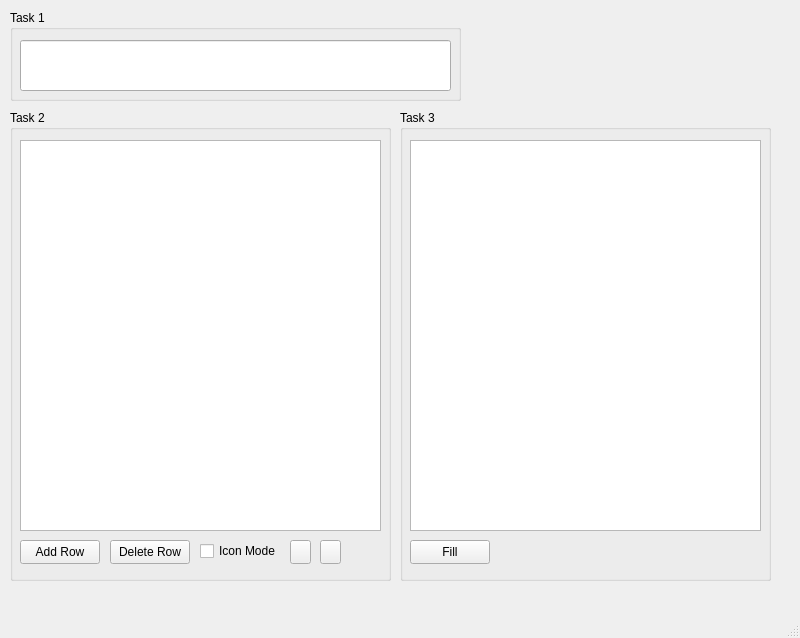
<?xml version="1.0" encoding="UTF-8"?>
<ui version="4.0">
 <class>MainWindow</class>
 <widget class="QMainWindow" name="MainWindow">
  <property name="geometry">
   <rect>
    <x>0</x>
    <y>0</y>
    <width>800</width>
    <height>638</height>
   </rect>
  </property>
  <property name="windowTitle">
   <string>MainWindow</string>
  </property>
  <widget class="QWidget" name="centralwidget">
   <widget class="QGroupBox" name="groupBox">
    <property name="geometry">
     <rect>
      <x>10</x>
      <y>10</y>
      <width>451</width>
      <height>91</height>
     </rect>
    </property>
    <property name="title">
     <string>Task 1</string>
    </property>
    <widget class="QLineEdit" name="lineEdit">
     <property name="geometry">
      <rect>
       <x>10</x>
       <y>30</y>
       <width>431</width>
       <height>51</height>
      </rect>
     </property>
     <property name="text">
      <string/>
     </property>
     <property name="alignment">
      <set>Qt::AlignLeading|Qt::AlignLeft|Qt::AlignTop</set>
     </property>
    </widget>
   </widget>
   <widget class="QGroupBox" name="groupBox_2">
    <property name="geometry">
     <rect>
      <x>10</x>
      <y>110</y>
      <width>381</width>
      <height>471</height>
     </rect>
    </property>
    <property name="title">
     <string>Task 2</string>
    </property>
    <widget class="QListView" name="listView">
     <property name="geometry">
      <rect>
       <x>10</x>
       <y>30</y>
       <width>361</width>
       <height>391</height>
      </rect>
     </property>
    </widget>
    <widget class="QPushButton" name="pushButton">
     <property name="geometry">
      <rect>
       <x>10</x>
       <y>430</y>
       <width>80</width>
       <height>24</height>
      </rect>
     </property>
     <property name="text">
      <string>Add Row</string>
     </property>
    </widget>
    <widget class="QPushButton" name="pushButton_2">
     <property name="geometry">
      <rect>
       <x>100</x>
       <y>430</y>
       <width>80</width>
       <height>24</height>
      </rect>
     </property>
     <property name="text">
      <string>Delete Row</string>
     </property>
    </widget>
    <widget class="QCheckBox" name="checkBox">
     <property name="geometry">
      <rect>
       <x>190</x>
       <y>430</y>
       <width>91</width>
       <height>22</height>
      </rect>
     </property>
     <property name="text">
      <string>Icon Mode</string>
     </property>
    </widget>
    <widget class="QPushButton" name="pushButton_3">
     <property name="geometry">
      <rect>
       <x>280</x>
       <y>430</y>
       <width>21</width>
       <height>24</height>
      </rect>
     </property>
     <property name="text">
      <string/>
     </property>
    </widget>
    <widget class="QPushButton" name="pushButton_4">
     <property name="geometry">
      <rect>
       <x>310</x>
       <y>430</y>
       <width>21</width>
       <height>24</height>
      </rect>
     </property>
     <property name="text">
      <string/>
     </property>
    </widget>
   </widget>
   <widget class="QGroupBox" name="groupBox_3">
    <property name="geometry">
     <rect>
      <x>400</x>
      <y>110</y>
      <width>371</width>
      <height>471</height>
     </rect>
    </property>
    <property name="title">
     <string>Task 3</string>
    </property>
    <widget class="QTableView" name="tableView">
     <property name="geometry">
      <rect>
       <x>10</x>
       <y>30</y>
       <width>351</width>
       <height>391</height>
      </rect>
     </property>
    </widget>
    <widget class="QPushButton" name="pushButton_5">
     <property name="geometry">
      <rect>
       <x>10</x>
       <y>430</y>
       <width>80</width>
       <height>24</height>
      </rect>
     </property>
     <property name="text">
      <string>Fill</string>
     </property>
    </widget>
   </widget>
  </widget>
  <widget class="QMenuBar" name="menubar">
   <property name="geometry">
    <rect>
     <x>0</x>
     <y>0</y>
     <width>800</width>
     <height>21</height>
    </rect>
   </property>
  </widget>
  <widget class="QStatusBar" name="statusbar"/>
 </widget>
 <resources/>
 <connections/>
</ui>
